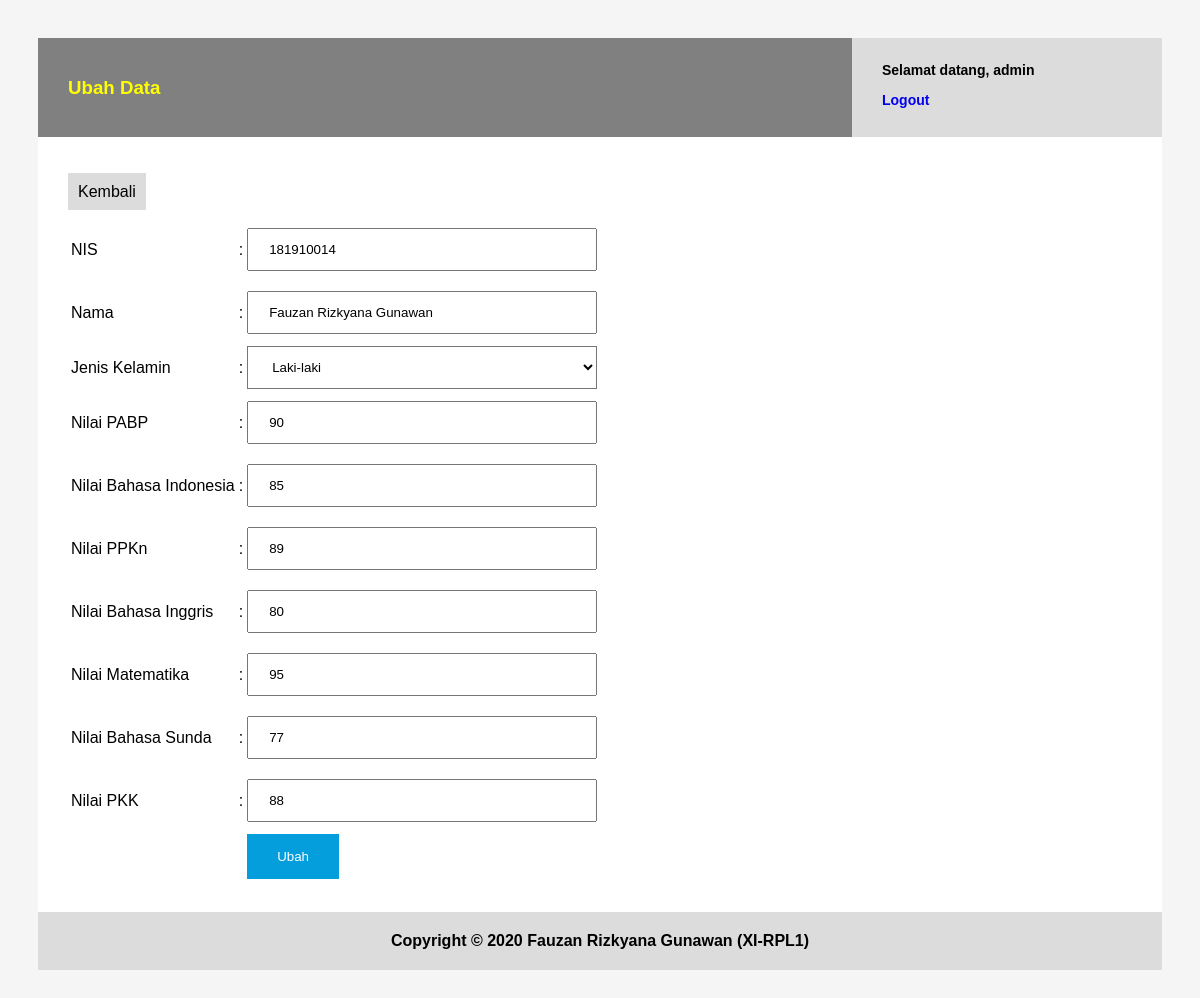
/edit.php?id=5 (signed in), run on the app's committed database.
### tables this page shows
CREATE TABLE `t_nilai_siswa` (
  `id` int(11) NOT NULL,
  `nis` int(11) NOT NULL,
  `nama` varchar(255) NOT NULL,
  `jenis_kelamin` varchar(255) NOT NULL,
  `nilai_pabp` int(11) NOT NULL DEFAULT 0,
  `nilai_b_indo` int(11) NOT NULL DEFAULT 0,
  `nilai_ppkn` int(11) NOT NULL DEFAULT 0,
  `nilai_b_ing` int(11) NOT NULL DEFAULT 0,
  `nilai_mtk` int(11) NOT NULL DEFAULT 0,
  `nilai_b_sund` int(11) NOT NULL DEFAULT 0,
  `nilai_pkk` int(11) NOT NULL DEFAULT 0
);

### edit.php (the view, shortened to what this page needs)
<?php
$koneksi = koneksiDatabase();
$id = $_GET['id'];
$data = mysqli_query($koneksi, "select * from t_nilai_siswa where id=$id");
$s = mysqli_fetch_array($data);
$jenis_kelamin = ["Laki-laki", "Perempuan"];
?>
<!DOCTYPE html>
<html lang="en">
<head>
    <link rel="stylesheet" href="style.css">
</head>
<body>
    <div class="header">
        <div class="header-title">
            <h3>Ubah Data</h3>
        </div>
        <div class="profile">
            <p>Selamat datang, <?= $_SESSION['username'] ?></p>
            <a href="auth?action=logout">Logout</a>
        </div>
    </div>
    <div class="content">
        <p><a href="index.php" class="button-secondary">Kembali</a></p>
        <form method="post" enctype="multipart/form-data">
            <table>
                <tr>
                    <td><label for="nis">NIS</label></td>
                    <td>:</td>
                    <td>
                        <input type="text" name="nis" class="input-text" id="nis" value="<?= $s['nis'] ?>">
                    </td>
                </tr>
                <tr>
                    <td><label for="nama">Nama</label></td>
                    <td>:</td>
                    <td><input type="text" name="nama" class="input-text" id="nama" value="<?= $s['nama'] ?>"></td>
                </tr>
                <tr>
                    <td><label for="jenis_kelamin">Jenis Kelamin</label></td>
                    <td>:</td>
                    <td>
                        <select name="jenis_kelamin" id="jenis_kelamin" class="input-select">
                            <?php for ($i = 0; $i < count($jenis_kelamin); $i++) { ?>
                                <?php if ($jenis_kelamin[$i] == $s['jenis_kelamin']) { ?>
                                    <option value="<?= $jenis_kelamin[$i] ?>" selected><?= $jenis_kelamin[$i] ?></option>
                                <?php } else { ?>
                                    <option value="<?= $jenis_kelamin[$i] ?>"><?= $jenis_kelamin[$i] ?></option>
                                <?php } ?>
                            <?php } ?>
                        </select>
                    </td>
                </tr>
                <tr>
                    <td><label for="nilai_pabp">Nilai PABP</label></td>
                    <td>:</td>
                    <td><input type="text" name="nilai_pabp" class="input-text" id="nilai_pabp" value="<?= $s['nilai_pabp'] ?>"></td>
                </tr>
                <tr>
                    <td><label for="nilai_bahasa_indonesia">Nilai Bahasa Indonesia</label></td>
                    <td>:</td>
                    <td><input type="text" name="nilai_bahasa_indonesia" class="input-text" id="nilai_bahasa_indonesia" value="<?= $s['nilai_b_indo'] ?>"></td>
                </tr>
                <tr>
                    <td><label for="nilai_ppkn">Nilai PPKn</label></td>
                    <td>:</td>
                    <td><input type="text" name="nilai_ppkn" class="input-text" id="nilai_ppkn" value="<?= $s['nilai_ppkn'] ?>"></td>
                </tr>
                <tr>
                    <td><label for="nilai_bahasa_inggris">Nilai Bahasa Inggris</label></td>
                    <td>:</td>
                    <td><input type="text" name="nilai_bahasa_inggris" class="input-text" id="nilai_bahasa_inggris" value="<?= $s['nilai_b_ing'] ?>"></td>
                </tr>
                <tr>
                    <td><label for="nilai_matematika">Nilai Matematika</label></td>
                    <td>:</td>
                    <td><input type="text" name="nilai_matematika" class="input-text" id="nilai_matematika" value="<?= $s['nilai_mtk'] ?>"></td>
                </tr>
                <tr>
                    <td><label for="nilai_bahasa_sunda">Nilai Bahasa Sunda</label></td>
                    <td>:</td>
                    <td><input type="text" name="nilai_bahasa_sunda" class="input-text" id="nilai_bahasa_sunda" value="<?= $s['nilai_b_sund'] ?>"></td>
                </tr>
                <tr>
                    <td><label for="nilai_pkk">Nilai PKK</label></td>
                    <td>:</td>
                    <td><input type="text" name="nilai_pkk" class="input-text" id="nilai_pkk" value="<?= $s['nilai_pkk'] ?>"></td>
                </tr>
                <tr>
                    <td></td>
                    <td></td>
                    <td><input type="submit" name="submit" class="button-submit" value="Ubah"></td>
                </tr>
            </table>
        </form>
    </div>
    <div class="footer">
        Copyright &copy; <?= date('Y', time()); ?> Fauzan Rizkyana Gunawan (XI-RPL1)
    </div>
</body>
</html>

### style.css (style rules this page uses)
body { padding: 30px; background: whitesmoke; font-family: Arial, Helvetica, sans-serif; color: black; }
.header { background: gray; padding: 20px 30px 20px 30px; }
.header-title { color: yellow; }
.profile { background: gainsboro; width: 250px; height: 79px; padding: 10px 30px 10px 30px; font-weight: bold; font-size: 14px; position: absolute; right: 38px; top: 38px; }
.content { background: white; width: auto; padding: 30px; }
.footer { padding: 20px; text-align: center; background: gainsboro; font-weight: bold; }
a { text-decoration: none; }
a.button-secondary { background: gainsboro; padding: 10px; color: black; }
input.input-text { width: 350px; padding: 12px 20px; margin: 8px 0; box-sizing: border-box; }
select.input-select { width: 350px; padding: 12px 20px; background-color: white; }
input.button-submit { background-color: rgb(3, 158, 219); border: none; color: white; padding: 15px 30px; text-align: center; text-decoration: none; display: inline-block; }

### data on the page
t_nilai_siswa: nis "181910014", nama "Fauzan Rizkyana Gunawan", jenis_kelamin "Laki-laki", nilai_pabp "90", nilai_bahasa_indonesia "85", nilai_ppkn "89", nilai_bahasa_inggris "80", nilai_matematika "95", nilai_bahasa_sunda "77", nilai_pkk "88"

### other printed values
$_SESSION['username'] "admin"
